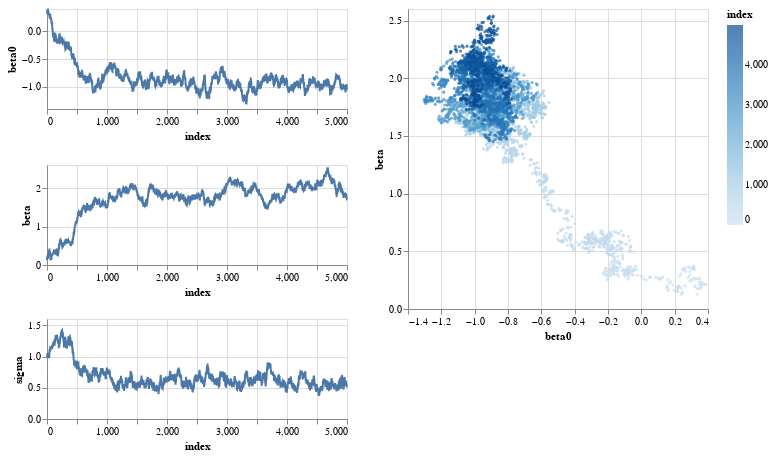

The cell this chart's notebook holds for it:
### Markdown cell above
We only have 3 parameters and can visualize all of them.
We see that all three variables first trods its way towards the area were its "supposed to be" and then starts wiggling around that area. This is the posterior distribution!
In addition, we visualize a two dimensional plot of where $\beta_0$ and $\beta$ are over all steps:

### Code cell
#hide_input
def plot_parameter_trace(trainer):
    trace = pd.DataFrame({key : val.flatten() for key, val in trainer.parameter_trace.items()})
    chart = alt.vconcat()
    for col in trace.columns.to_list():
        ch = (
            alt.Chart(trace.reset_index()).mark_line()
            .encode(
                x="index",
                y=col
            )
            .properties(
                width=300,
                height=100
            )
        )#.interactive()
        chart &= ch

    twodim = (
        alt.Chart(trace.reset_index())
        .mark_circle(size=10)
        .encode(
            x="beta0",
            y="beta",
            color="index"
        )
        .properties(
                width=300,
                height=300
            )
    ).interactive()

    chart |= twodim
    return chart
plot_parameter_trace(trainer)

### Figure 1 — Vega-Lite specification as saved in the notebook (floating-point values rounded to 4 significant figures; data arrays with more than 128 entries replaced by an {"elided": "..."} marker saying what was removed)
{"config": {"view": {"continuousWidth": 400, "continuousHeight": 300}}, "hconcat": [{"vconcat": [{"mark": "line", "encoding": {"x": {"type": "quantitative", "field": "index"}, "y": {"type": "quantitative", "field": "beta0"}}, "height": 100, "width": 300}, {"data": {"name": "data-619d1c79e94cd677dfc3ab194e10ed34"}, "mark": "line", "encoding": {"x": {"type": "quantitative", "field": "index"}, "y": {"type": "quantitative", "field": "beta"}}, "height": 100, "width": 300}, {"data": {"name": "data-619d1c79e94cd677dfc3ab194e10ed34"}, "mark": "line", "encoding": {"x": {"type": "quantitative", "field": "index"}, "y": {"type": "quantitative", "field": "sigma"}}, "height": 100, "width": 300}], "data": {"name": "data-619d1c79e94cd677dfc3ab194e10ed34"}}, {"data": {"name": "data-619d1c79e94cd677dfc3ab194e10ed34"}, "mark": {"type": "circle", "size": 10}, "encoding": {"color": {"type": "quantitative", "field": "index"}, "x": {"type": "quantitative", "field": "beta0"}, "y": {"type": "quantitative", "field": "beta"}}, "height": 300, "selection": {"selector001": {"type": "interval", "bind": "scales", "encodings": ["x", "y"]}}, "width": 300}], "$schema": "https://vega.github.io/schema/vega-lite/v4.8.1.json", "datasets": {"data-619d1c79e94cd677dfc3ab194e10ed34": {"elided": "5000 records"}}}
